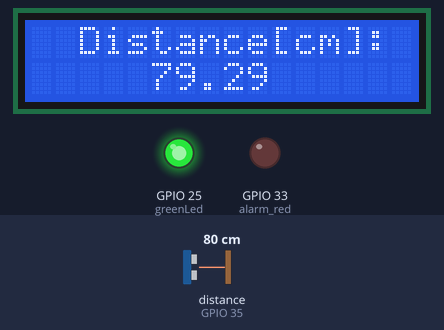
Simulated run of this sketch. Board: ESP32. On the bench: 16×2 character LCD, output pins drawn as LEDs (lit = HIGH). Wiring (inferred from the names in the program): ultrasonic range finder: trigger GPIO 32; echo GPIO 35. The test bench sets the inputs (shaded band); at power-on: distance to the obstacle (sensor on GPIO 35) 80 cm. The echo pulse lasts 58.3 µs per cm; pins used as bus, display or sensor lines are not drawn; what the sketch prints to the serial monitor is not drawn.

Above: at 2.2 s.
2.3 s: distance to the obstacle (sensor on GPIO 35) set to 22 cm
At 3.0 s:
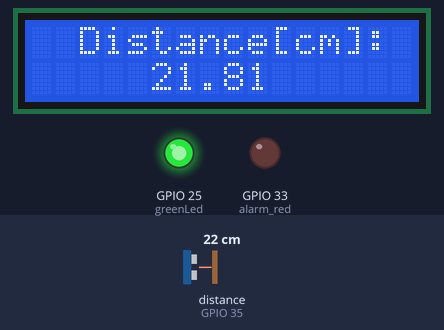
3.9 s: distance to the obstacle (sensor on GPIO 35) set to 18 cm
At 5.2 s:
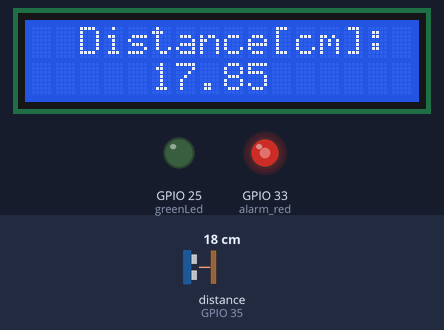
5.5 s: distance to the obstacle (sensor on GPIO 35) set to 2 cm
At 6.6 s:
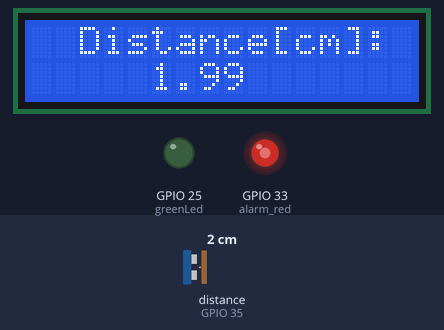
Timing chart, 0 to 8.5 s (numbered marks = the images above; inputs shaded):
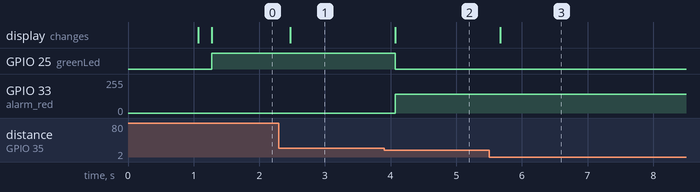

Measured:
- the behaviour switches between 21 and 20 cm on distance to the obstacle (sensor on GPIO 35) (found by bisection; images 1 and 2)
- after the input at 2.3 s, the display: changes after 0.17 s (image 1)
- after the input at 3.9 s, GPIO 25 (greenLed): HIGH → LOW after 0.17 s; GPIO 33 (alarm_red): 0/255 → 140/255 after 0.17 s; the display: changes after 0.17 s (image 2)
- after the input at 5.5 s, the display: changes after 0.17 s (image 3)

The sketch:

echo_distance_SR04_LCD.ino
```cpp
#include <LiquidCrystal.h>

hw_timer_t *Timer0_Cfg = NULL; // Timer0 handler
const int trigPin = 32;
const int echoPin = 35;
const int greenLed = 25;
const int alarm_red = 33;
LiquidCrystal M_LCD(4, 0, 26, 27, 14, 13);

#define SOUND_SPEED 0.034 // in cm/us
#define SAFE_DISTANCE 20 // safe distance in cm

volatile bool measure_flag = false;
long duration;
float distanceCm;

void IRAM_ATTR Timer0_ISR() {
  measure_flag = true; // Start of measurement
}

void setup() {
  // setup of 16x2 LCD
  Serial.begin(115200);
  M_LCD.begin(16, 2);
  M_LCD.clear();
  // Configure GPIOs
  pinMode(trigPin, OUTPUT);
  pinMode(echoPin, INPUT);
  pinMode(greenLed, OUTPUT);
  pinMode(alarm_red, OUTPUT);

  // Welcome message
  M_LCD.print("START");
  delay(1000);
  M_LCD.clear();
  M_LCD.setCursor(2, 0);
  M_LCD.print("Distance[cm]:");

  // Setup of Timer0
  Timer0_Cfg= timerBegin(1000000);
  timerAttachInterrupt(Timer0_Cfg, &Timer0_ISR);
  timerAlarm(Timer0_Cfg, 200000, true, 50000);
  timerStart(Timer0_Cfg);
}

void loop() {
  if (measure_flag) {
    measure_flag = false; // Flag reset

    // Measure distance
    // 1. Triggering
    digitalWrite(trigPin, LOW);
    delayMicroseconds(2);
    digitalWrite(trigPin, HIGH);
    delayMicroseconds(10);
    digitalWrite(trigPin, LOW);

    // 2. Measuring duration of the pulse
    duration = pulseIn(echoPin, HIGH, 100000);
    // 3. Calculating distance
    distanceCm = (duration * SOUND_SPEED) / 2;

    // Send distance to serial port
    Serial.print("Distance[cm]: ");
    Serial.println(distanceCm);

    // Display distance on LCD
    M_LCD.setCursor(5, 1);
    M_LCD.print("      "); // Clearing of the old value
    M_LCD.setCursor(5, 1);
    M_LCD.print(distanceCm);


    // Check if the distance is within a safe range
    if(distanceCm>SAFE_DISTANCE){
    digitalWrite(greenLed, HIGH);
    analogWrite(alarm_red, 0);
    }
    else{
    digitalWrite(greenLed, LOW);
    analogWrite(alarm_red, 140);
    }
  }

}
```
